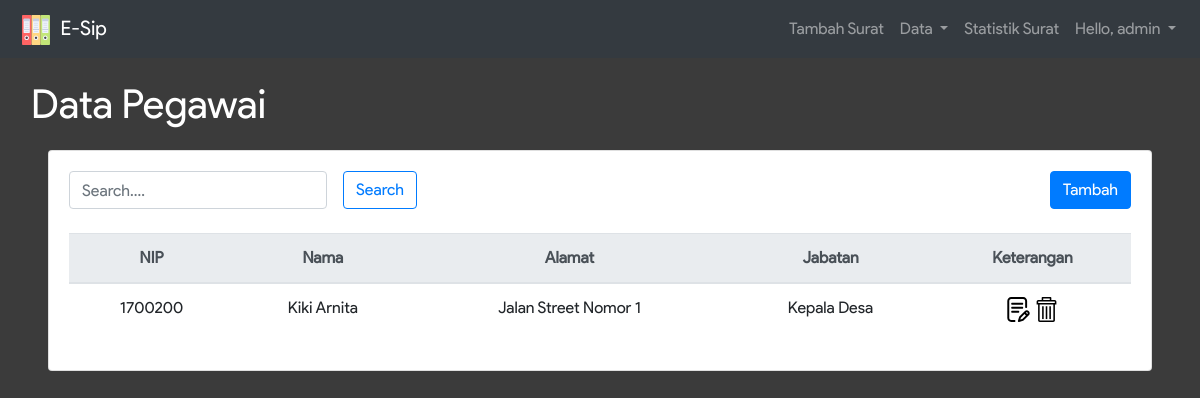
Before: /data_pegawai.php (signed in) with the older database file.
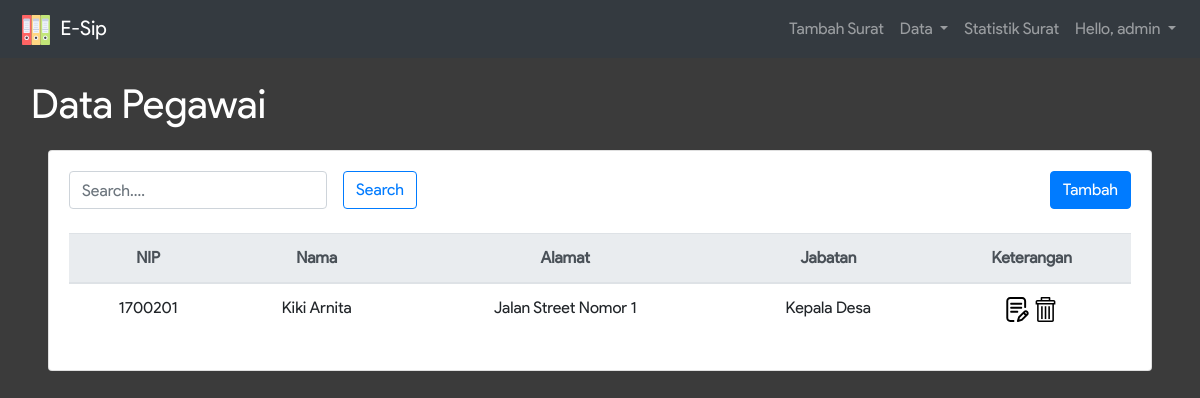
After: the same page with the newer database file.
### tables this page shows
CREATE TABLE IF NOT EXISTS `pegawai` (
  `nama` varchar(50) NOT NULL,
  `alamat` text NOT NULL,
  `nip` varchar(20) NOT NULL,
  `jabatan` varchar(20) NOT NULL
);

### data_pegawai.php (the view, shortened to what this page needs)
<?php
  include_once 'connection.php';
  $search = $_POST['search'];
  if ($search == "") {
    $sql = "SELECT * FROM pegawai";
  }
  else{
    $sql = "SELECT * FROM pegawai WHERE nip LIKE '%" . $search . "%' OR nama LIKE '%" . $search . "%' OR alamat LIKE '%" . $search . "%' OR jabatan LIKE '%" . $search . "%'";
  }
  $result = $conn->query($sql);
?>
<!DOCTYPE html>
<html>
<head>
  <link rel="stylesheet" href="node_modules/bootstrap/dist/css/bootstrap.min.css">
  <link rel="stylesheet" href="assets/css/infinite.css">
</head>
<body style="background-color: #3B3B3B;">
  <nav class="navbar navbar-expand-lg navbar-dark bg-dark">
      <a class="navbar-brand" href="#">
        <img src="assets/img/office-material.svg" width="40" height="30" alt="">
        E-Sip
      </a>
      <div class="collapse navbar-collapse" id="navbarSupportedContent">
        <ul class="navbar-nav ml-auto">
          <li class="nav-item">
            <a class="nav-link" href="pilih_surat.php">Tambah Surat</a>
          </li>
          <li class="nav-item dropdown">
            <a class="nav-link dropdown-toggle" href="#" id="navbarDropdown" role="button" data-toggle="dropdown" aria-haspopup="true" aria-expanded="false">
              Data
            </a>
          </li>
          <li class="nav-item">
            <a class="nav-link" href="data_chart.php">Statistik Surat</a>
          </li>
          <li class="nav-item dropdown">
            <a class="nav-link dropdown-toggle" href="#" id="navbarDropdown" role="button" data-toggle="dropdown" aria-haspopup="true" aria-expanded="false">
              Hello, <?=$_SESSION['user']?>
            </a>
          </li>
        </ul>
      </div>
    </nav>
    <div class="container-fluid">
       <div class="row">
        <div class="col-sm-12">
          <div class="judul m-3">Data Pegawai</div>
        </div>
        <div class="col-sm-12 px-5">
          <div class="card">
            <div class="card-body">
              <div class="float-left mb-3">
                <form class="form-inline" method="POST" action="data_pegawai.php">
                  <div class="form-group mr-sm-3 mb-2">
                    <input type="text" class="form-control" name="search" placeholder="Search....">
                  </div>
                  <button type="submit" class="btn btn-outline-primary mb-2">Search</button>
                </form>
              </div>
              <div class="float-right">
                <a href="data_add_pegawai.php" class="btn btn-primary">Tambah</a>
              </div>
              <div class="table-responsive-lg">
                <table class="table text-center">
                  <thead class="thead-light">
                    <tr>
                      <th scope="col">NIP</th>
                      <th scope="col">Nama</th>
                      <th scope="col">Alamat</th>
                      <th scope="col">Jabatan</th>
                      <th scope="col">Keterangan</th>
                    </tr>
                  </thead>
                  <tbody>
                    <?php
                      while ($row = $result->fetch_assoc()) {
                    ?>
                        <tr>
                          <td>
                            <?= $row['nip'] ?>
                          </td>
                          <td>
                            <?= $row['nama'] ?>
                          </td>
                          <td>
                            <?= $row['alamat'] ?>
                          </td>
                          <td>
                            <?= $row['jabatan'] ?>
                          </td>
                          <td>
                            <a href="data_edit_pegawai.php?nip=<?=$row['nip']?>">
                                <img src="assets/img/writing.svg" height="25" width="25" title="Edit">
                            </a>
                            <a href="#" data-href="data_delete_action_p.php?nip=<?=$row['nip']?>" data-toggle="modal" data-target="#confirm-delete">
                              <img src="assets/img/clear-button.svg" height="25" width="25" title="Delete">
                            </a>
                          </td>
                        </tr>
                      <?php } ?>
                  </tbody>
                </table>
              </div>
            </div>
          </div>
        </div>
      </div>
    </div>
  </body>
</html>

Changed rows visible on the page:
removed pegawai: nip "1700200", nama "Kiki Arnita", alamat "Jalan Street Nomor 1", jabatan "Kepala Desa"
added pegawai: nip "1700201", nama "Kiki Arnita", alamat "Jalan Street Nomor 1", jabatan "Kepala Desa"
